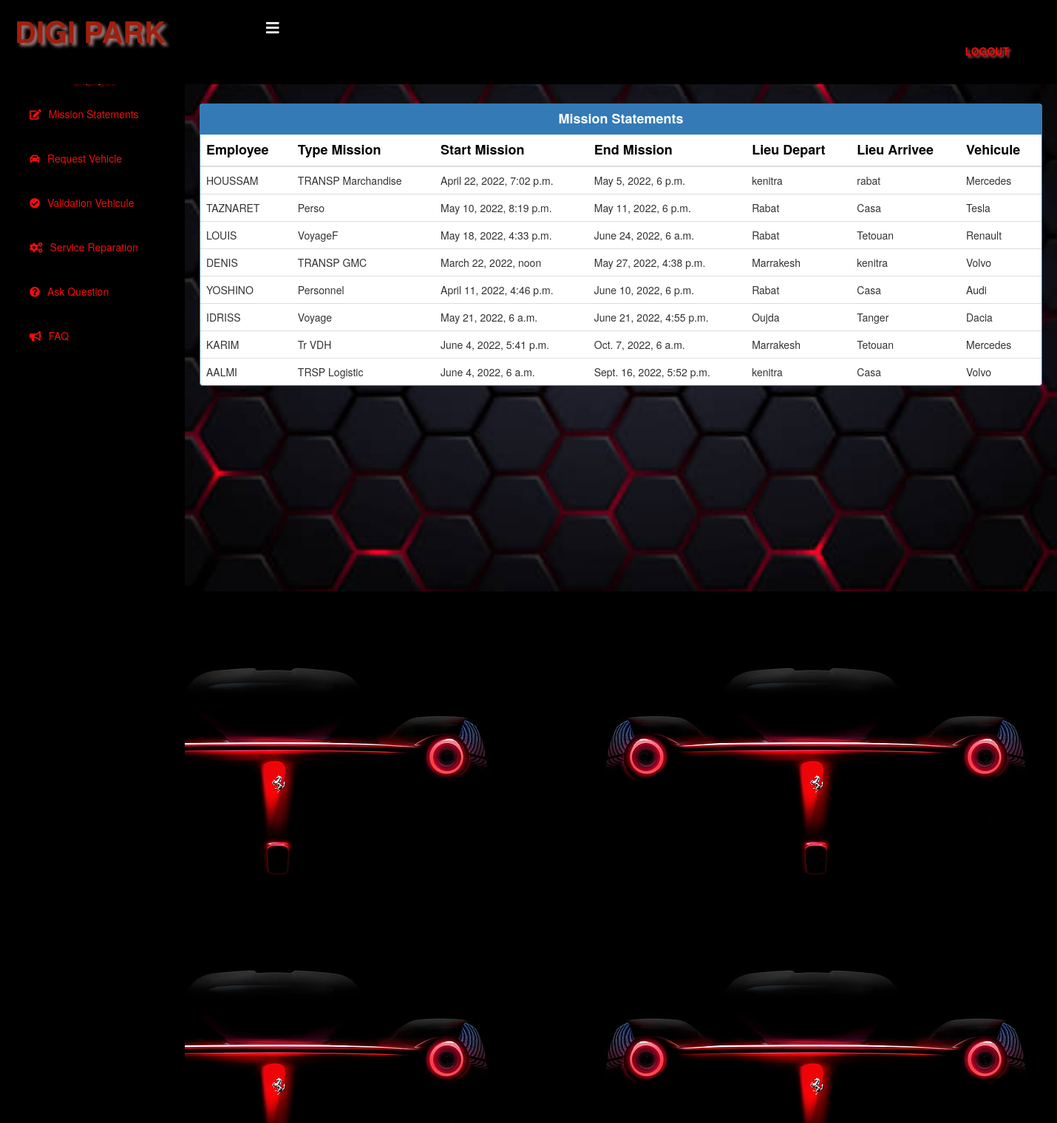
Page /dashEMP.html/dashboard.html/ on the committed database.
### park/models.py (models this page shows, shortened)
class mission(models.Model):
    idM = models.AutoField(primary_key=True)
    typeM = models.CharField(max_length=20)
    StartMiss=models.DateTimeField(null=True)
    EndMiss=models.DateTimeField(null=True)
    lieuDepart = models.CharField(max_length=20)
    lieuArrivee = models.CharField(max_length=20)
    vehicule = models.ForeignKey(vehicule, on_delete=models.CASCADE)
    employe = models.ForeignKey(employe, on_delete=models.CASCADE)

class employe(models.Model):
    idEm = models.AutoField(primary_key=True)
    nom = models.CharField(max_length=20)
    prenom = models.CharField(max_length=20)
    adresse = models.CharField(max_length=20)
    NumPermis = models.CharField(max_length=20,null=True)
    category_Permis = models.CharField(max_length=20,null=True)
    date_EXP_Permis = models.DateField(null=True)
    telephone = models.CharField(max_length=20)
    disponibilite = models.CharField(max_length=20,null=True,choices=[('Dispo','Dispo'),('DuringMiss','DuringMiss'),('NonDispo','NonDispo')])
    def __str__(self):
        return self.nom

class vehicule(models.Model):
    idVh = models.AutoField(primary_key=True)
    matricule = models.CharField(max_length=10)
    marque = models.CharField(max_length=20)
    modele = models.CharField(max_length=20)
    couleur = models.CharField(max_length=20)
    Availability = models.CharField(max_length=20,null=True,choices=[('Dispo','Dispo'),('DuringMiss','DuringMiss'),('enPanne','enPanne')])
    typeCarburant = models.CharField(max_length=20,null=True,choices=[('essence','essence'),('diesel','diesel'),('hybride','hybride')])
    Status = models.CharField(max_length=20,null=True,choices=[('Aprov','Aprov'),('Reject','Reject')])
    def __str__(self):
        return self.marque

### pages/views.py (the view)
# urls.py: path('dashEMP.html/dashboard.html/', views.Miss, name='Miss'),
def Miss(request):
    Miss=mission.objects.all
    return render(request, 'pages/dashboard.html', {'Miss': Miss})

### templates/pages/dashboard.html (shortened to what this page needs)
{% extends 'pages/dashEMP.html' %}
{% block content %}
{%load static%}
<link href="//netdna.bootstrapcdn.com/bootstrap/3.0.0/css/bootstrap.min.css" rel="stylesheet" id="bootstrap-css">
</head>
<br><br>
<div class="container">
<div class="panel panel-primary">
  <div class="panel-heading">
    <h6 class="panel-title"   style="color:rgb(255, 255, 255);font-size:18px;font-weight:bold" >Mission Statements</h6>
  </div>
  <table class="table table-hover" id="dev-table">
    <thead>
      <tr>
        <th style="color:rgb(0, 0, 0);font-size:18px;font-weight:bold">Employee</th>
        <th  style="color:rgb(0, 0, 0);font-size:18px;font-weight:bold">Type Mission</th>
        <th  style="color:rgb(0, 0, 0);font-size:18px;font-weight:bold">Start Mission</th>
        <th  style="color:rgb(0, 0, 0);font-size:18px;font-weight:bold">End Mission</th>
        <th  style="color:rgb(0, 0, 0);font-size:18px;font-weight:bold">Lieu Depart</th>
        <th  style="color:rgb(0, 0, 0);font-size:18px;font-weight:bold">Lieu Arrivee</th>
        <th  style="color:rgb(0, 0, 0);font-size:18px;font-weight:bold">Vehicule</th>
      </tr>
    </thead>
  {%for t in Miss%}
    <tr>
      <td>{{t.employe}}</td>
      <td> {{t.typeM}}</td>
      <td> {{t.StartMiss}}</td>
      <td> {{t.EndMiss}}</td>
      <td>{{t.lieuDepart}}</td>
      <td>{{t.lieuArrivee}}</td>
      <td>{{t.vehicule}}</td>
    </tr>
  {%endfor%}
  </table>
</div>
</div>
<br><br><br><br><br><br>
{% endblock content %}

### rows in the picture
mission: employe "HOUSSAM", typeM "TRANSP Marchandise", StartMiss "April 22, 2022, 7:02 p.m.", EndMiss "May 5, 2022, 6 p.m.", lieuDepart "kenitra", lieuArrivee "rabat", vehicule "Mercedes"
mission: employe "TAZNARET", typeM "Perso", StartMiss "May 10, 2022, 8:19 p.m.", EndMiss "May 11, 2022, 6 p.m.", lieuDepart "Rabat", lieuArrivee "Casa", vehicule "Tesla"
mission: employe "LOUIS", typeM "VoyageF", StartMiss "May 18, 2022, 4:33 p.m.", EndMiss "June 24, 2022, 6 a.m.", lieuDepart "Rabat", lieuArrivee "Tetouan", vehicule "Renault"
mission: employe "DENIS", typeM "TRANSP GMC", StartMiss "March 22, 2022, noon", EndMiss "May 27, 2022, 4:38 p.m.", lieuDepart "Marrakesh", lieuArrivee "kenitra", vehicule "Volvo"
mission: employe "YOSHINO", typeM "Personnel", StartMiss "April 11, 2022, 4:46 p.m.", EndMiss "June 10, 2022, 6 p.m.", lieuDepart "Rabat", lieuArrivee "Casa", vehicule "Audi"
mission: employe "IDRISS", typeM "Voyage", StartMiss "May 21, 2022, 6 a.m.", EndMiss "June 21, 2022, 4:55 p.m.", lieuDepart "Oujda", lieuArrivee "Tanger", vehicule "Dacia"
mission: employe "KARIM", typeM "Tr VDH", StartMiss "June 4, 2022, 5:41 p.m.", EndMiss "Oct. 7, 2022, 6 a.m.", lieuDepart "Marrakesh", lieuArrivee "Tetouan", vehicule "Mercedes"
mission: employe "AALMI", typeM "TRSP Logistic", StartMiss "June 4, 2022, 6 a.m.", EndMiss "Sept. 16, 2022, 5:52 p.m.", lieuDepart "kenitra", lieuArrivee "Casa", vehicule "Volvo"
